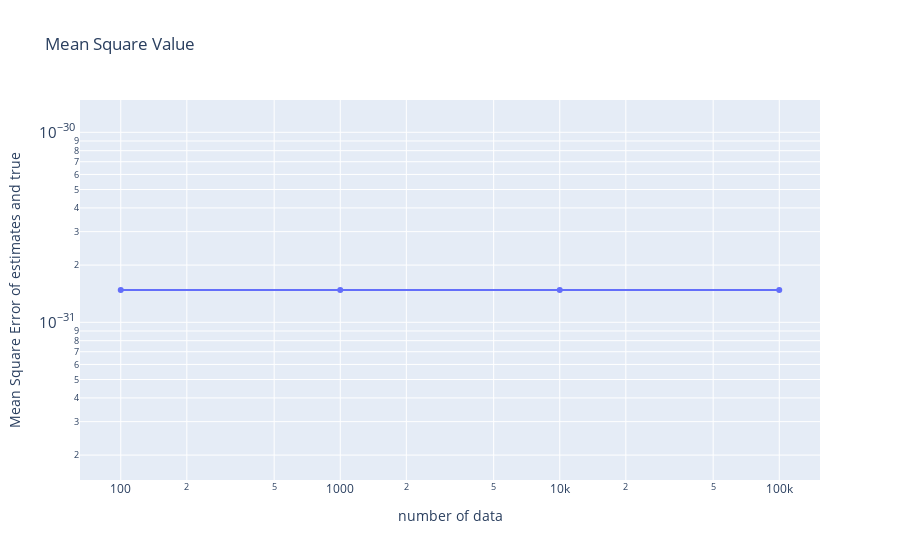

This figure's notebook cell:
### Code cell
data_analysis.show_mse(num_data, mses_linear)

### Figure 1 — Plotly figure (JSON) as saved in the notebook; plotly's stock layout.template omitted (floating-point values rounded to 4 significant figures)
{"data": [{"mode": "lines+markers", "type": "scatter", "x": [100, 1000, 10000, 100000], "y": [1.479e-31, 1.479e-31, 1.479e-31, 1.479e-31]}], "layout": {"title": {"text": "Mean Square Value"}, "xaxis": {"title": {"text": "number of data"}, "type": "log"}, "yaxis": {"title": {"text": "Mean Square Error of estimates and true"}, "type": "log"}}}
